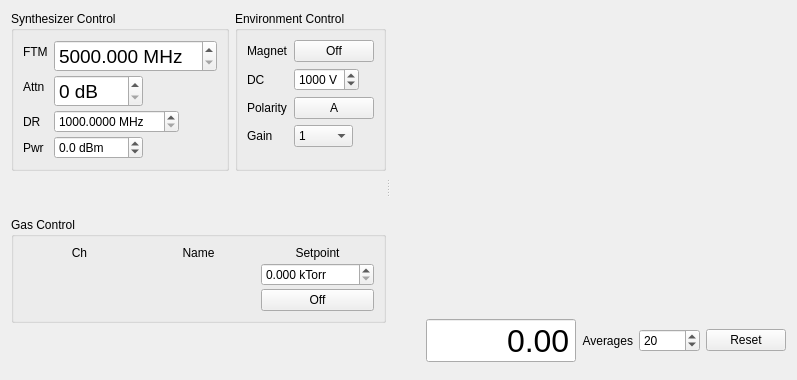
      <widget class="QWidget" name="controlTab">
       <attribute name="title">
        <string>Control</string>
       </attribute>
       <layout class="QVBoxLayout" name="verticalLayout_7">
        <item>
         <widget class="QSplitter" name="splitter_3">
          <property name="orientation">
           <enum>Qt::Horizontal</enum>
          </property>
          <widget class="QWidget" name="layoutWidget">
           <layout class="QVBoxLayout" name="verticalLayout_6">
            <item>
             <layout class="QHBoxLayout" name="horizontalLayout_3">
              <item>
               <widget class="QGroupBox" name="synthControlGroup">
                <property name="title">
                 <string>Synthesizer Control</string>
                </property>
                <layout class="QFormLayout" name="formLayout_2">
                 <property name="fieldGrowthPolicy">
                  <enum>QFormLayout::ExpandingFieldsGrow</enum>
                 </property>
                 <property name="verticalSpacing">
                  <number>3</number>
                 </property>
                 <item row="0" column="0">
                  <widget class="QLabel" name="fTMLabel">
                   <property name="text">
                    <string>FTM</string>
                   </property>
                   <property name="alignment">
                    <set>Qt::AlignLeading|Qt::AlignLeft|Qt::AlignVCenter</set>
                   </property>
                  </widget>
                 </item>
                 <item row="0" column="1">
                  <widget class="QDoubleSpinBox" name="ftmControlDoubleSpinBox">
                   <property name="font">
                    <font>
                     <pointsize>14</pointsize>
                    </font>
                   </property>
                   <property name="keyboardTracking">
                    <bool>false</bool>
                   </property>
                   <property name="suffix">
                    <string> MHz</string>
                   </property>
                   <property name="decimals">
                    <number>3</number>
                   </property>
                   <property name="minimum">
                    <double>5000.000000000000000</double>
                   </property>
                   <property name="maximum">
                    <double>43501.000000000000000</double>
                   </property>
                   <property name="singleStep">
                    <double>0.400000000000000</double>
                   </property>
                  </widget>
                 </item>
                 <item row="1" column="0">
                  <widget class="QLabel" name="attnLabel">
                   <property name="text">
                    <string>Attn</string>
                   </property>
                  </widget>
                 </item>
                 <item row="1" column="1">
                  <widget class="QSpinBox" name="attnControlSpinBox">
                   <property name="font">
                    <font>
                     <pointsize>14</pointsize>
                    </font>
                   </property>
                   <property name="keyboardTracking">
                    <bool>false</bool>
                   </property>
                   <property name="suffix">
                    <string> dB</string>
                   </property>
                   <property name="maximum">
                    <number>105</number>
                   </property>
                  </widget>
                 </item>
                 <item row="2" column="0">
                  <widget class="QLabel" name="dRLabel">
                   <property name="text">
                    <string>DR</string>
                   </property>
                  </widget>
                 </item>
                 <item row="2" column="1">
                  <widget class="QDoubleSpinBox" name="drControlDoubleSpinBox">
                   <property name="keyboardTracking">
                    <bool>false</bool>
                   </property>
                   <property name="suffix">
                    <string> MHz</string>
                   </property>
                   <property name="decimals">
                    <number>4</number>
                   </property>
                   <property name="minimum">
                    <double>1000.000000000000000</double>
                   </property>
                   <property name="maximum">
                    <double>1000000.000000000000000</double>
                   </property>
                  </widget>
                 </item>
                 <item row="4" column="0">
                  <widget class="QLabel" name="pwrLabel_2">
                   <property name="text">
                    <string>Pwr</string>
                   </property>
                  </widget>
                 </item>
                 <item row="4" column="1">
                  <widget class="QDoubleSpinBox" name="pwrControlDoubleSpinBox">
                   <property name="keyboardTracking">
                    <bool>false</bool>
                   </property>
                   <property name="suffix">
                    <string> dBm</string>
                   </property>
                   <property name="decimals">
                    <number>1</number>
                   </property>
                   <property name="minimum">
                    <double>-100.000000000000000</double>
                   </property>
                  </widget>
                 </item>
                </layout>
               </widget>
              </item>
              <item>
               <widget class="QGroupBox" name="environmentControlBox">
                <property name="title">
                 <string>Environment Control</string>
                </property>
                <layout class="QFormLayout" name="formLayout_3">
                 <property name="fieldGrowthPolicy">
                  <enum>QFormLayout::ExpandingFieldsGrow</enum>
                 </property>
                 <item row="0" column="0">
                  <widget class="QLabel" name="label_25">
                   <property name="text">
                    <string>Magnet</string>
                   </property>
                  </widget>
                 </item>
                 <item row="0" column="1">
                  <widget class="QPushButton" name="magnetOnOffButton">
                   <property name="text">
                    <string>Off</string>
                   </property>
                   <property name="checkable">
                    <bool>true</bool>
                   </property>
                  </widget>
                 </item>
                 <item row="1" column="0">
                  <widget class="QLabel" name="dCLabel">
                   <property name="text">
                    <string>DC</string>
                   </property>
                  </widget>
                 </item>
                 <item row="1" column="1">
                  <widget class="QSpinBox" name="dcControlSpinBox">
                   <property name="enabled">
                    <bool>true</bool>
                   </property>
                   <property name="keyboardTracking">
                    <bool>false</bool>
                   </property>
                   <property name="suffix">
                    <string> V</string>
                   </property>
                   <property name="maximum">
                    <number>2000</number>
                   </property>
                   <property name="singleStep">
                    <number>20</number>
                   </property>
                   <property name="value">
                    <number>1000</number>
                   </property>
                  </widget>
                 </item>
                 <item row="2" column="1">
                  <widget class="QPushButton" name="polButton">
                   <property name="text">
                    <string>A</string>
                   </property>
                   <property name="checkable">
                    <bool>true</bool>
                   </property>
                  </widget>
                 </item>
                 <item row="2" column="0">
                  <widget class="QLabel" name="label_8">
                   <property name="text">
                    <string>Polarity</string>
                   </property>
                  </widget>
                 </item>
                 <item row="3" column="1">
                  <widget class="QComboBox" name="lnPreampComboBox">
                   <property name="maxVisibleItems">
                    <number>10</number>
                   </property>
                  <item>
                   <property name="text">
                    <string>1</string>
                   </property>
                  </item>
                  <item>
                   <property name="text">
                    <string>2</string>
                   </property>
                  </item>
                  <item>
                   <property name="text">
                    <string>5</string>
                   </property>
                  </item>
                  <item>
                   <property name="text">
                    <string>1E+1</string>
                   </property>
                  </item>
                  <item>
                   <property name="text">
                    <string>2E+1</string>
                   </property>
                  </item>
                  <item>
                   <property name="text">
                    <string>5E+1</string>
                   </property>
                  </item>
                  <item>
                   <property name="text">
                    <string>1E+2</string>
                   </property>
                  </item>
                  <item>
                   <property name="text">
                    <string>2E+2</string>
                   </property>
                  </item>
                  <item>
                   <property name="text">
                    <string>5E+2</string>
                   </property>
                  </item>
                  <item>
                   <property name="text">
                    <string>1E+3</string>
                   </property>
                  </item>
                  <item>
                   <property name="text">
                    <string>2E+3</string>
                   </property>
                  </item>
                  <item>
                   <property name="text">
                    <string>5E+3</string>
                   </property>
                  </item>
                  <item>
                   <property name="text">
                    <string>1E+4</string>
                   </property>
                  </item>
                  <item>
                   <property name="text">
                    <string>2E+4</string>
                   </property>
                  </item>
                  <item>
                   <property name="text">
                    <string>5E+4</string>
                   </property>
                  </item>
                 </widget>
                </item>
                <item row="3" column="0">
                 <widget class="QLabel" name="label_9">
                  <property name="text">
                   <string>Gain</string>
                  </property>
                  </widget>
                 </item>
                </layout>
               </widget>
              </item>
             </layout>
            </item>
            <item>
             <spacer name="verticalSpacer_2">
              <property name="orientation">
               <enum>Qt::Vertical</enum>
              </property>
              <property name="sizeHint" stdset="0">
               <size>
                <width>20</width>
                <height>40</height>
               </size>
              </property>
             </spacer>
            </item>
            <item>
             <widget class="QGroupBox" name="gasControlGroup">
              <property name="title">
               <string>Gas Control</string>
              </property>
              <layout class="QGridLayout" name="gridLayout">
               <property name="verticalSpacing">
                <number>3</number>
               </property>
               <item row="0" column="0">
                <widget class="QLabel" name="label_5">
                 <property name="sizePolicy">
                  <sizepolicy hsizetype="Minimum" vsizetype="Preferred">
                   <horstretch>0</horstretch>
                   <verstretch>0</verstretch>
                  </sizepolicy>
                 </property>
                 <property name="text">
                  <string>Ch</string>
                 </property>
                 <property name="alignment">
                  <set>Qt::AlignCenter</set>
                 </property>
                </widget>
               </item>
               <item row="0" column="1">
                <widget class="QLabel" name="label_6">
                 <property name="text">
                  <string>Name</string>
                 </property>
                 <property name="alignment">
                  <set>Qt::AlignCenter</set>
                 </property>
                </widget>
               </item>
               <item row="0" column="2">
                <widget class="QLabel" name="label_7">
                 <property name="text">
                  <string>Setpoint</string>
                 </property>
                 <property name="alignment">
                  <set>Qt::AlignCenter</set>
                 </property>
                </widget>
               </item>
               <item row="2" column="2">
                <widget class="QPushButton" name="pressureControlButton">
                 <property name="text">
                  <string>Off</string>
                 </property>
                 <property name="checkable">
                  <bool>true</bool>
                 </property>
                </widget>
               </item>
               <item row="1" column="2">
                <widget class="QDoubleSpinBox" name="pressureControlBox">
                 <property name="keyboardTracking">
                  <bool>false</bool>
                 </property>
                 <property name="suffix">
                  <string> kTorr</string>
                 </property>
                 <property name="decimals">
                  <number>3</number>
                 </property>
                 <property name="maximum">
                  <double>1000.000000000000000</double>
                 </property>
                 <property name="singleStep">
                  <double>0.500000000000000</double>
                 </property>
                </widget>
               </item>
              </layout>
             </widget>
            </item>
            <item>
             <spacer name="verticalSpacer_3">
              <property name="orientation">
               <enum>Qt::Vertical</enum>
              </property>
              <property name="sizeHint" stdset="0">
               <size>
                <width>20</width>
                <height>40</height>
               </size>
              </property>
             </spacer>
            </item>
           </layout>
          </widget>
          <widget class="QWidget" name="layoutWidget">
           <layout class="QVBoxLayout" name="verticalLayout_5">
            <item>
             <widget class="FtPlot" name="peakUpPlot" native="true">
              <property name="sizePolicy">
               <sizepolicy hsizetype="Expanding" vsizetype="Expanding">
                <horstretch>0</horstretch>
                <verstretch>0</verstretch>
               </sizepolicy>
              </property>
             </widget>
            </item>
            <item>
             <layout class="QHBoxLayout" name="horizontalLayout_2">
              <item>
               <spacer name="horizontalSpacer_2">
                <property name="orientation">
                 <enum>Qt::Horizontal</enum>
                </property>
                <property name="sizeHint" stdset="0">
                 <size>
                  <width>40</width>
                  <height>20</height>
                 </size>
                </property>
               </spacer>
              </item>
              <item>
               <widget class="QDoubleSpinBox" name="peakUpMaxValueBox">
                <property name="sizePolicy">
                 <sizepolicy hsizetype="Minimum" vsizetype="Fixed">
                  <horstretch>0</horstretch>
                  <verstretch>0</verstretch>
                 </sizepolicy>
                </property>
                <property name="font">
                 <font>
                  <pointsize>24</pointsize>
                 </font>
                </property>
                <property name="focusPolicy">
                 <enum>Qt::NoFocus</enum>
                </property>
                <property name="alignment">
                 <set>Qt::AlignRight|Qt::AlignTrailing|Qt::AlignVCenter</set>
                </property>
                <property name="readOnly">
                 <bool>true</bool>
                </property>
                <property name="buttonSymbols">
                 <enum>QAbstractSpinBox::NoButtons</enum>
                </property>
                <property name="maximum">
                 <double>10000.000000000000000</double>
                </property>
               </widget>
              </item>
              <item>
               <widget class="QLabel" name="label_4">
                <property name="text">
                 <string>Averages</string>
                </property>
                <property name="alignment">
                 <set>Qt::AlignRight|Qt::AlignTrailing|Qt::AlignVCenter</set>
                </property>
               </widget>
              </item>
              <item>
               <widget class="QSpinBox" name="rollingAvgsSpinBox">
                <property name="keyboardTracking">
                 <bool>false</bool>
                </property>
                <property name="minimum">
                 <number>1</number>
                </property>
                <property name="maximum">
                 <number>10000</number>
                </property>
                <property name="singleStep">
                 <number>10</number>
                </property>
                <property name="value">
                 <number>20</number>
                </property>
               </widget>
              </item>
              <item>
               <widget class="QPushButton" name="resetRollingAvgsButton">
                <property name="text">
                 <string>Reset</string>
                </property>
               </widget>
              </item>
             </layout>
            </item>
           </layout>
          </widget>
         </widget>
        </item>
        <item>
         <widget class="PulseConfigWidget" name="pulseConfigWidget" native="true"/>
        </item>
       </layout>
      </widget>
